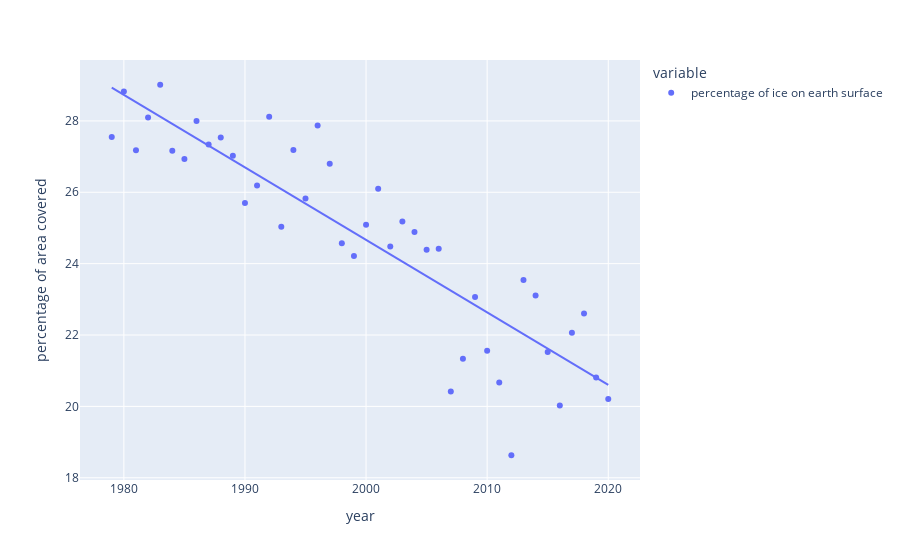

The cell this chart's notebook holds for it:
### Code cell
fig = px.scatter(df,x='year',y=['percentage of ice on earth surface'],labels={"value":"percentage of area covered "}, trendline="ols")
fig.show()

### Figure 1 — Plotly figure (JSON) as saved in the notebook; plotly's stock layout.template omitted (floating-point values rounded to 4 significant figures)
{"data": [{"hovertemplate": "variable=percentage of ice on earth surface<br>year=%{x}<br>percentage of area covered =%{y}<extra></extra>", "legendgroup": "percentage of ice on earth surface", "marker": {"color": "#636efa", "symbol": "circle"}, "mode": "markers", "name": "percentage of ice on earth surface", "orientation": "v", "showlegend": true, "type": "scatter", "x": [1979, 1980, 1981, 1982, 1983, 1984, 1985, 1986, 1987, 1988, 1989, 1990, 1991, 1992, 1993, 1994, 1995, 1996, 1997, 1998, 1999, 2000, 2001, 2002, 2003, 2004, 2005, 2006, 2007, 2008, 2009, 2010, 2011, 2012, 2013, 2014, 2015, 2016, 2017, 2018, 2019, 2020], "xaxis": "x", "y": [27.55, 28.82, 27.18, 28.1, 29.01, 27.16, 26.93, 28.0, 27.34, 27.54, 27.03, 25.7, 26.19, 28.12, 25.04, 27.19, 25.83, 27.87, 26.8, 24.57, 24.21, 25.09, 26.1, 24.48, 25.18, 24.89, 24.39, 24.41, 20.42, 21.33, 23.07, 21.56, 20.67, 18.63, 23.54, 23.11, 21.53, 20.03, 22.06, 22.6, 20.81, 20.21], "yaxis": "y"}, {"hovertemplate": "<b>OLS trendline</b><br>value = -0.203202 * year + 431.07<br>R<sup>2</sup>=0.793237<br><br>variable=percentage of ice on earth surface<br>year=%{x}<br>percentage of area covered =%{y} <b>(trend)</b><extra></extra>", "legendgroup": "percentage of ice on earth surface", "marker": {"color": "#636efa", "symbol": "circle"}, "mode": "lines", "name": "percentage of ice on earth surface", "showlegend": false, "type": "scatter", "x": [1979, 1980, 1981, 1982, 1983, 1984, 1985, 1986, 1987, 1988, 1989, 1990, 1991, 1992, 1993, 1994, 1995, 1996, 1997, 1998, 1999, 2000, 2001, 2002, 2003, 2004, 2005, 2006, 2007, 2008, 2009, 2010, 2011, 2012, 2013, 2014, 2015, 2016, 2017, 2018, 2019, 2020], "xaxis": "x", "y": [28.93, 28.73, 28.53, 28.32, 28.12, 27.92, 27.71, 27.51, 27.31, 27.11, 26.9, 26.7, 26.5, 26.29, 26.09, 25.89, 25.68, 25.48, 25.28, 25.07, 24.87, 24.67, 24.46, 24.26, 24.06, 23.85, 23.65, 23.45, 23.24, 23.04, 22.84, 22.63, 22.43, 22.23, 22.03, 21.82, 21.62, 21.42, 21.21, 21.01, 20.81, 20.6], "yaxis": "y"}], "layout": {"legend": {"title": {"text": "variable"}, "tracegroupgap": 0}, "margin": {"t": 60}, "xaxis": {"anchor": "y", "domain": [0, 1], "title": {"text": "year"}}, "yaxis": {"anchor": "x", "domain": [0, 1], "title": {"text": "percentage of area covered "}}}}
